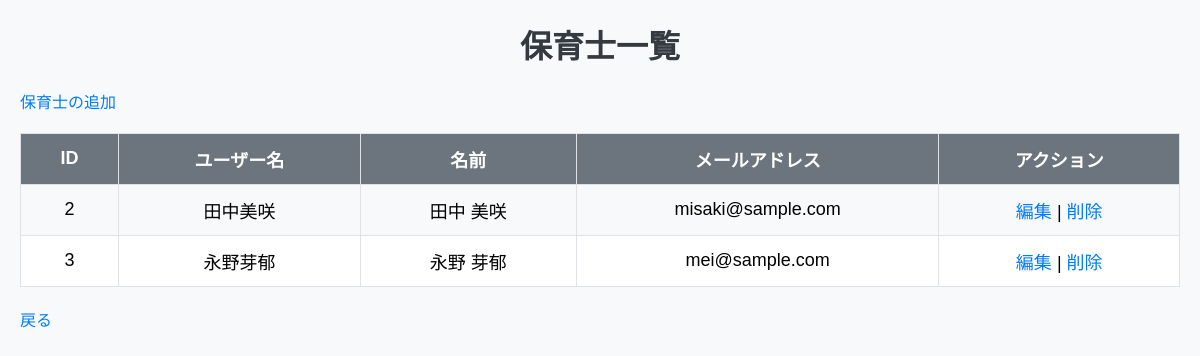
The app's page /caregivers/ (signed in) with its own data.
### accounts/models.py (models this page shows, shortened)
class CustomUser(AbstractUser):
    ROLE_CHOICES = (
        ('admin', '管理者'),
        ('caregiver', '保育士'),
    )
    role = models.CharField(max_length=20, choices=ROLE_CHOICES)
    kindergarten = models.ForeignKey(
        'log_app.Kindergarten',
        on_delete=models.SET_NULL,
        null=True,
        blank=True,
        related_name='users'  # オプション: 逆参照名を設定
    )

### log_app/views.py (the view)
# urls.py: path('caregivers/', CaregiverList.as_view(), name='caregiver_list'),
@method_decorator([login_required, user_passes_test(is_admin)], name='dispatch')
class CaregiverList(ListView):
    model = User
    template_name = 'log_app/caregiver_list.html'
    context_object_name = 'caregivers'
    def get_queryset(self):
        return User.objects.filter(role='caregiver')

### log_app/views.py (called while the page is built)
def is_admin(user):
    return user.role == 'admin'

### log_app/templates/log_app/caregiver_list.html (shortened to what this page needs)
{% load static %}
<!DOCTYPE html>
<html lang="en">
<head>
  <link rel="stylesheet" href="../../static/log_app/css/list.css">
</head>
<body>
<h1>保育士一覧</h1>
<a href="{% url 'create-caregiver' %}">保育士の追加</a>
<table>
  <tr>
    <th>ID</th>
    <th>ユーザー名</th>
    <th>名前</th>
    <th>メールアドレス</th>
    <th>アクション</th>
  </tr>
  {% for caregiver in caregivers %}
  <tr>
    <td>{{ caregiver.id }}</td>
    <td>{{ caregiver.username }}</td>
    <td>{{ caregiver.first_name }} {{ caregiver.last_name }}</td>
    <td>{{ caregiver.email }}</td>
    <td>
      <a href="{% url 'edit-caregiver' caregiver.id %}">編集</a> |
      <a href="{% url 'delete-caregiver' caregiver.id %}">削除</a>
    </td>
  </tr>
  {% endfor %}
</table>
<a href="{% url 'admin_dashboard' %}">戻る</a>
</body>

### log_app/static/log_app/css/list.css (style rules this page uses)
body { font-family: Arial, sans-serif; margin: 20px; background-color: #f8f9fa; }
h1 { text-align: center; color: #343a40; }
table { width: 100%; border-collapse: collapse; margin: 20px 0; font-size: 18px; }
th, td { padding: 12px 15px; border: 1px solid #dee2e6; text-align: center; max-width: 150px; max-height: 50px; overflow: hidden; text-overflow: ellipsis; white-space: nowrap; }
th { background-color: #6c757d; color: white; }
tr:nth-child(even) { background-color: #f8f9fa; }
tr:nth-child(odd) { background-color: #ffffff; }
a { color: #007bff; text-decoration: none; }

### records on screen
CustomUser: id "2", username "田中美咲", first_name "田中", last_name "美咲", email "misaki@sample.com"
CustomUser: id "3", username "永野芽郁", first_name "永野", last_name "芽郁", email "mei@sample.com"
